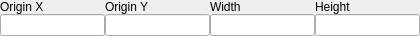
<?xml version="1.0" encoding="UTF-8"?>
<ui version="4.0">
 <class>WorldSizeUI</class>
 <widget class="QWidget" name="WorldSizeUI">
  <property name="geometry">
   <rect>
    <x>0</x>
    <y>0</y>
    <width>420</width>
    <height>34</height>
   </rect>
  </property>
  <property name="maximumSize">
   <size>
    <width>16777215</width>
    <height>34</height>
   </size>
  </property>
  <property name="windowTitle">
   <string>Form</string>
  </property>
  <layout class="QGridLayout" name="gridLayout_2">
   <property name="leftMargin">
    <number>0</number>
   </property>
   <property name="topMargin">
    <number>0</number>
   </property>
   <property name="rightMargin">
    <number>0</number>
   </property>
   <property name="bottomMargin">
    <number>0</number>
   </property>
   <property name="spacing">
    <number>0</number>
   </property>
   <item row="0" column="0">
    <layout class="QGridLayout" name="gridLayout">
     <property name="spacing">
      <number>0</number>
     </property>
     <item row="0" column="0">
      <widget class="QLabel" name="label">
       <property name="text">
        <string>Origin X</string>
       </property>
      </widget>
     </item>
     <item row="0" column="1">
      <widget class="QLabel" name="label_2">
       <property name="text">
        <string>Origin Y</string>
       </property>
      </widget>
     </item>
     <item row="0" column="2">
      <widget class="QLabel" name="label_4">
       <property name="text">
        <string>Width</string>
       </property>
      </widget>
     </item>
     <item row="0" column="3">
      <widget class="QLabel" name="label_3">
       <property name="text">
        <string>Height</string>
       </property>
      </widget>
     </item>
     <item row="1" column="0">
      <widget class="QLineEdit" name="x"/>
     </item>
     <item row="1" column="1">
      <widget class="QLineEdit" name="y"/>
     </item>
     <item row="1" column="2">
      <widget class="QLineEdit" name="w"/>
     </item>
     <item row="1" column="3">
      <widget class="QLineEdit" name="h"/>
     </item>
    </layout>
   </item>
  </layout>
 </widget>
 <resources/>
 <connections/>
</ui>
